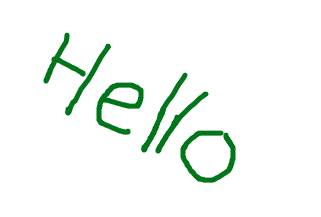
#> input picture prototype/backend/examples/example_01.png, 321 x 217 px
$ python ocr.py --image examples/example_01.png
#> lines starting #> are read from the running program, lines starting #| are printed output that depends on the picture; after the words box and inside, x2 and y2 are one past the last pixel; in counts of white or black regions, pixels touching at a corner belong together
from PIL import Image
import cv2 as cv
import numpy as np
import pytesseract

import sys
import argparse


ap = argparse.ArgumentParser()
ap.add_argument("-i", "--image", required=True,
                help="path to input image file")
args = vars(ap.parse_args())

# load the image from disk
image = cv.imread(args["image"])
#> image is the input picture: shape (217, 321, 3); mean B, G, R 243.9, 248.3, 242.7

# steps to preprocessing the image
gray = cv.cvtColor(image, cv.COLOR_BGR2GRAY)
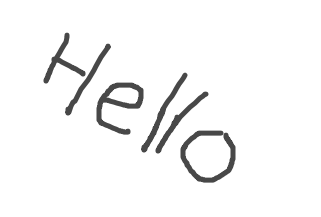
#> gray: shape (217, 321); min 72, max 255, mean 246.1
gray = cv.bitwise_not(gray)
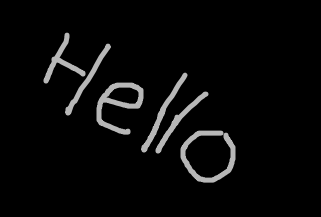
#> gray: shape (217, 321); min 0, max 183, mean 8.9
thresh = cv.threshold(gray, 0, 255, # threshold the image, setting all foreground pixels to
                      cv.THRESH_BINARY | cv.THRESH_OTSU)[1] # 255 and all background pixel to 0
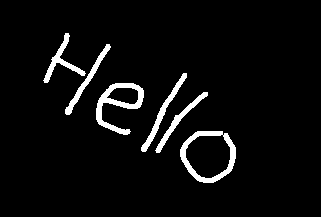
#> thresh: shape (217, 321); 4.9% white; 6 white regions, box (x1, y1, x2, y2) and area: (180, 131, 236, 183) 817, (96, 83, 144, 135) 810, (141, 73, 187, 152) 485, (43, 33, 86, 83) 441, (65, 44, 111, 115) 436, (155, 92, 208, 153) 421

coords = np.column_stack(np.where(thresh > 0))
#> coords = 3410 pairs, first value 33 to 182, second value 43 to 235
angle = cv.minAreaRect(coords)[-1]
#> angle = -26.74

if angle <-45:
    angle = -(90 + angle)

else:
    angle = -angle
#> angle = 26.74

(h, w) = image.shape[:2]
#> h = 217; w = 321
center = (w // 2, h // 2)
#> center = (160, 108)
M = cv.getRotationMatrix2D(center, angle, 1.0)
#> M = [[0.893, 0.45, -31.48], [-0.45, 0.893, 83.54]]
preprocessed = cv.warpAffine(image, M, (w, h),
                        flags=cv.INTER_CUBIC, borderMode=cv.BORDER_REPLICATE)
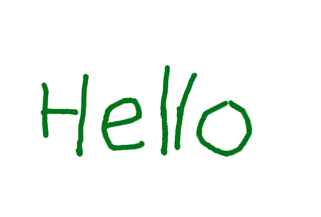
#> preprocessed: shape (217, 321, 3); mean B, G, R 243.8, 248.2, 242.7

#> (the run stopped early here; a loop or call above may not have finished)
